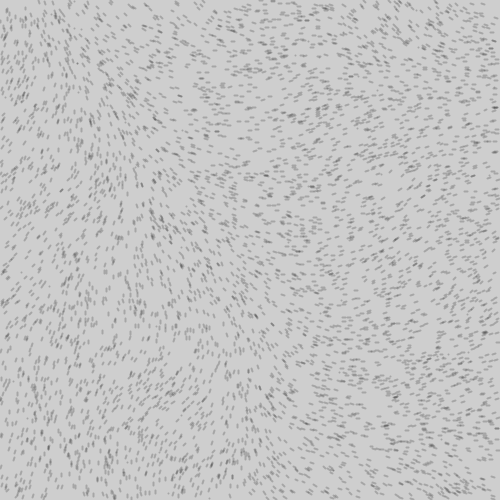
Frame 1 (no input)
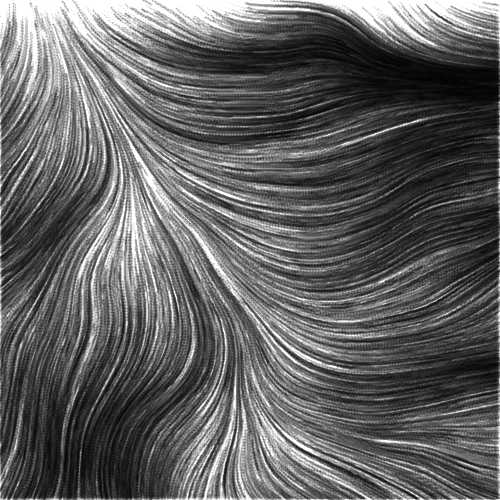
Frame 60 (the mouse pressed at the canvas centre just before this capture)
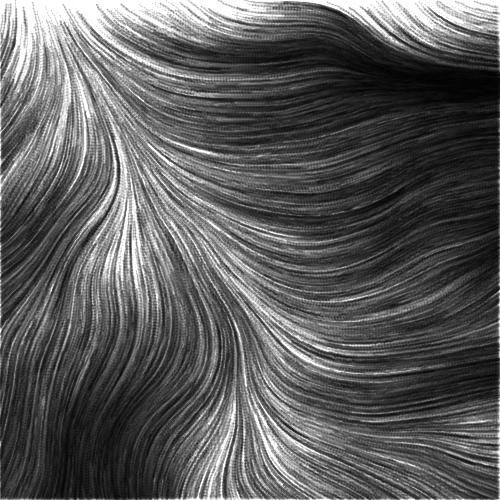
Frame 120 (the mouse held since frame 60 and released just before this capture)

The Processing sketch that drew these frames (run headless with seeded random() and noise(); from frame 60 on, the mouse is pressed at the canvas centre):

// Processing sketch: flow_field
// ── flow_field.pde
float speed, inc, roff, dirmult;
int len, margin, wpm, hpm, mcells, cols, rows;
ArrayList<PVector> flowfield;
ArrayList<Particle> particles;

void setup() {
  size(500, 500);
  len = 2;
  margin = 0;
  mcells = floor(margin / len);
  wpm = width + margin * 2;
  hpm = height + margin * 2;
  particles = new ArrayList<Particle>();
  speed = 3;
  inc = 0.005;
  dirmult = 1;
  roff = random(TWO_PI);
  cols = floor(wpm / len);
  rows = floor(hpm / len);
  flowfield = new ArrayList<PVector>(cols * rows);
  for (int i = 0; i < 5000; i++) {
    particles.add(new Particle());
  }
  updateField();
  stroke(0, 100);
  strokeWeight(2);
}

void draw() {
  blendMode(ADD);
  noStroke();
  fill(255, speed);
  rect(0, 0, width, height);
  stroke(0, 50);
  blendMode(BLEND);
  
  for (int i = 0; i < particles.size(); i++) {
    particles.get(i).update();
    particles.get(i).edges();
    particles.get(i).show();
  }
}

void updateField() {
  float yoff = 0;
  for (int y = 0; y < rows + mcells * 2; y++) {
    float xoff = 0;
    for (int x = 0; x < cols + mcells * 2; x++) {
      float angle = noise(xoff, yoff) * TWO_PI * dirmult + roff;
      PVector v = PVector.fromAngle(angle);
      v.setMag(speed);
      flowfield.add(new PVector(v.x, v.y));
      xoff += inc;
    }
    yoff += inc;
  }
}

PVector getRandomPos() {
  return new PVector(random(wpm) - margin, random(hpm) - margin);
}

class Particle {
  PVector pos, vel, prevPs;
  Particle() {
    this.pos = getRandomPos();
    this.vel = new PVector(0, 0);
    this.prevPs = this.pos.copy();
  }

  void update() {
    int x = floor(this.pos.x) / len;
    int y = floor(this.pos.y) / len;
    int index = x + y * cols;
    if (index >= flowfield.size()) return;
    PVector v = flowfield.get(index);
    this.vel.set(v.x, v.y);
    this.pos.add(this.vel);
  }

  void show() {
    line(this.pos.x, this.pos.y, this.prevPs.x, this.prevPs.y);
    updatePrev();
  }

  void updatePrev() {
    prevPs.set(this.pos.x, this.pos.y);
  }

  void edges() {
    if (this.pos.x > width + margin || this.pos.x < -margin ||
      this.pos.y > height + margin || this.pos.y < -margin) {
      this.pos = getRandomPos();
      this.vel.mult(0);
      this.updatePrev();
    }
  }
}
